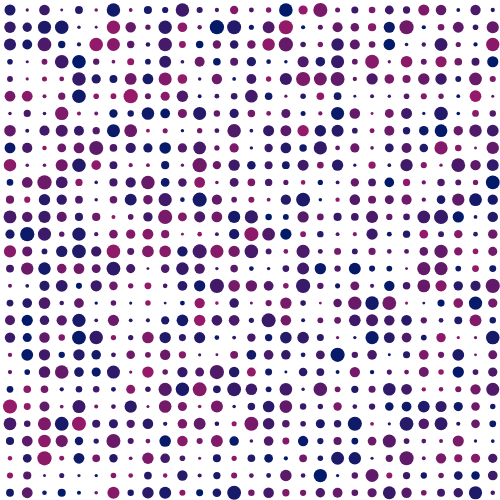
Frame 1 (no input)
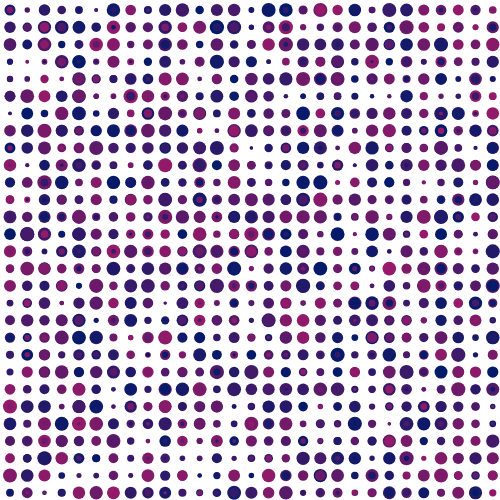
Frame 2 (the mouse pressed at the canvas centre, redrawn once)

The p5.js sketch that drew these frames (run headless with seeded random() and noise() and a simulated clock; the mouse was pressed at the canvas centre and the sketch redrawn once):

// p5.js sketch
// ── sketch.js
function setup() {
  windowSize = min(windowWidth * 0.5, windowHeight * 0.5);
  createCanvas(windowSize, windowSize);
}

// Just dots
//
function draw() {
  for (let i = 10; i < windowSize * 0.99; i = i + windowSize / 29) {
    for (let j = 10; j < windowSize * 0.99; j = j + windowSize / 29) {
      strokeWeight(random(windowSize / 175, windowSize / 35));
      stroke(random(0, 150), 26, 105);
      point(i, j);
    }
  }
  noLoop();
}

//Hanging beads
//
// function draw() {
//   for (let i = 10; i < windowSize * 0.99; i = i + windowSize / 39) {
//     for (let j = 10; j < windowSize * 0.99; j = j + windowSize / 99) {
//       strokeWeight(random(windowSize / 105, windowSize / 45));
//       stroke(random(0, 150), 26, 105);
//       point(i, j);
//     }
//   }
//   noLoop();
// }

// Overgrown
//
// function draw() {
//   for (let i = 10; i < windowSize * 0.99; i = i + windowSize / 99) {
//     for (let j = 10; j < windowSize * 0.99; j = j + windowSize / 99) {
//       strokeWeight(random(windowSize / 195, windowSize / 45));
//       stroke(random(0, 150), 26, 105);
//       point(i, j);
//     }
//   }
//   noLoop();
// }

// Fluffy square
//
// function draw() {
//   for (let i = 20; i < windowSize * 0.97; i = i + windowSize / 75) {
//     for (let j = 20; j < windowSize * 0.97; j = j + windowSize / 75) {
//       strokeWeight(random(windowSize / 80, windowSize / 20));
//       stroke(random(0, 150), 26, 105);
//       point(i, j);
//     }
//   }
//   noLoop();
// }

// ── index.css
html,
body {
  height: 100%;
}

body {
  background-color: rgb(240, 240, 240);
  margin: 0;
  display: flex;
  justify-content: center;
  align-items: center;
}

canvas {
  display: block;
}
